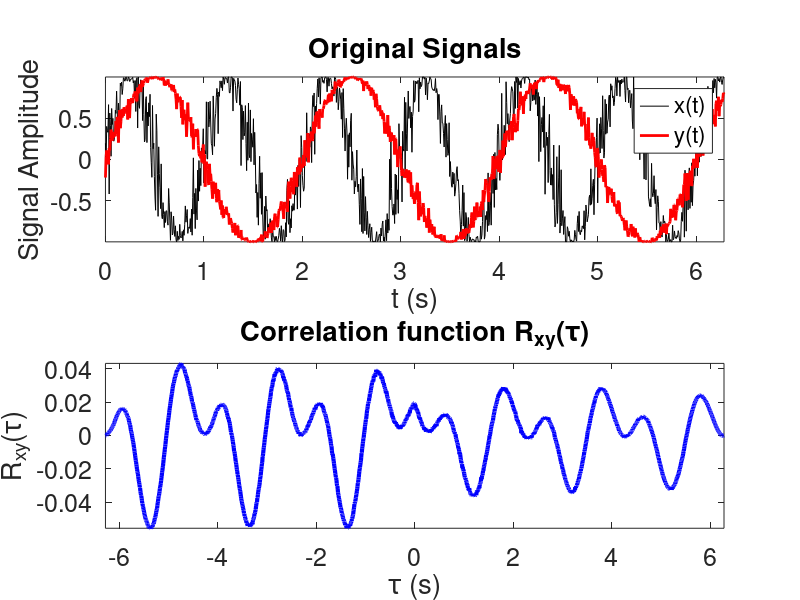

Write MATLAB code to recreate this figure.
function [output_corr, tau] = corrXY(t_signal1, t_signal2, time, mode, plots1)
%%%%%%%%%%%%%%%%%%%%%%%%%%%%%%%%%%%%%%%%%%%%%%%%%%%%%%%%%%%%%%%%%%%%%%%%%%%
% This function computes the correlation function of a two signals x(t) and
% xy(t) by assuming ergodicity and computing the time average of the
% product x(t)y(t+tau), where tau represents the lag-time. The outputs
% include the ACF itself, and a time array tau for the lag.
%%%%%%%%%%%%%%%%%%%%%%%%%%%%%%%%%%%%%%%%%%%%%%%%%%%%%%%%%%%%%%%%%%%%%%%%%%%
% INPUTS:
% t_signal1 = the time signal x(t)
%
% t_signal2 = the time signal y(t)
%
% time = either a time array for each t in the signal x(t), or the total
% time period (duration) of the signal.
%
% mode = 1 (one-sided ACF) or 2 (two-sided ACF)
%
% plots1 = 0 (no plots) or 1 (produce plots)
%%%%%%%%%%%%%%%%%%%%%%%%%%%%%%%%%%%%%%%%%%%%%%%%%%%%%%%%%%%%%%%%%%%%%%%%%%%
% OUTPUTS:
% output_corr = array of values for the correlation between x(t) and y(t)
%
% tau = an array of values of the lag tau
%%%%%%%%%%%%%%%%%%%%%%%%%%%%%%%%%%%%%%%%%%%%%%%%%%%%%%%%%%%%%%%%%%%%%%%%%%%
% Developed by: Oscar A. Nieves
% Institution: University of Technology, Sydney.
% Last update: 07/11/2019, 3:40pm
%%%%%%%%%%%%%%%%%%%%%%%%%%%%%%%%%%%%%%%%%%%%%%%%%%%%%%%%%%%%%%%%%%%%%%%%%%%

% Set up default values for inputs
if nargin == 4
    plots1 = 0;
elseif nargin == 3
    plots1 = 1;
    mode = 1;
elseif nargin == 2
    plots1 = 1;
    mode = 1;
    time = linspace(0,2*pi,1000);
elseif nargin == 1
    plots1 = 1;
    mode = 1;
    time = linspace(0,2*pi,1000);
    t_signal2 = sin(pi*time + 0.1*randn(1,length(time)));
elseif nargin == 0
    plots1 = 1;
    mode = 2;
    time = linspace(0,2*pi,1000);
    t_signal2 = sin(pi*time + 0.1*randn(1,length(time)));
    t_signal1 = sin(2*pi*time + 0.3*randn(1,length(time)));
end

Nt = length(t_signal1);
if length(time) == 1
    time = linspace(0,time,1000);
end
T = max(time);
x = t_signal1;
y = t_signal2;
dt = abs(time(2)-time(1));

% Calculate correlation
switch mode
    case 1
        output_corr = zeros(1,Nt);
        tau = linspace(0,T,Nt);
        xx1 = x.*conj(y);
        output_corr(1) = dt*( (xx1(1)+xx1(end))/2 + sum(xx1(2:end-1)) );
        yshift = zeros(1,Nt);
        yshift(2:end) = y(1:end-1);
        for ii = 2:Nt
            yshift(1) = 0;
            yshift(2:end) = yshift(1:end-1);
            xx = x.*conj(yshift);
            output_corr(ii) = dt*( (xx(ii)+xx(end))/2 + sum(xx(ii:end-1)) );
        end
    case 2
        output_corr = zeros(1,2*Nt+1);
        tau = linspace(-T,T,2*Nt+1);
        xx1 = x.*conj(y);
        md = median(linspace(1,2*Nt+1,2*Nt+1));
        output_corr(md) = dt*( (xx1(1)+xx1(end))/2 + sum(xx1(2:end-1)) );
        
        % Right-shift
        yshift = zeros(1,Nt);
        yshift(2:end) = y(1:end-1);
        for ii = 2:Nt
            yshift(1) = 0;
            yshift(2:end) = yshift(1:end-1);
            xx = x.*conj(yshift);
            output_corr(md+ii-1) = dt*( (xx(ii)+xx(end))/2 + sum(xx(ii:end-1)) );
        end
        
        % Left-shift
        yshift = zeros(1,Nt);
        yshift(1:end-1) = y(2:end);
        for ii = 2:Nt
            yshift(end) = 0;
            yshift(1:end-1) = yshift(2:end);
            xx = x.*conj(yshift);
            output_corr(md-ii+1) = dt*( (xx(1)+xx(end-ii+1))/2 + sum(xx(2:end-ii+1)) );
        end
end

output_corr = output_corr/T;

switch plots1
    case 0
        disp('no plots');
    case 1
        MaxV = unique( max([x y]) );
        MinV =  unique( min([x y]) );
        figure(1);
        set(gcf,'color','w');
        subplot(211);
        plot(time,x,'k',time,y,'r','LineWidth',2);
        legend('x(t)','y(t)');
        title('Original Signals');
        xlabel('t (s)');
        ylabel('Signal Amplitude');
        xlim([min(time) max(time)]);
        ylim([MinV MaxV]);
        set(gca,'FontSize',18);
        
        subplot(212);
        plot(tau,output_corr,'b','LineWidth',3);
        title('Correlation function R_{xy}(\tau)');
        xlabel('\tau (s)');
        ylabel('R_{xy}(\tau)');
        xlim([min(tau) max(tau)]);
        ylim([min(output_corr) max(output_corr)]);
        set(gca,'FontSize',18);
        clc;
end
end
